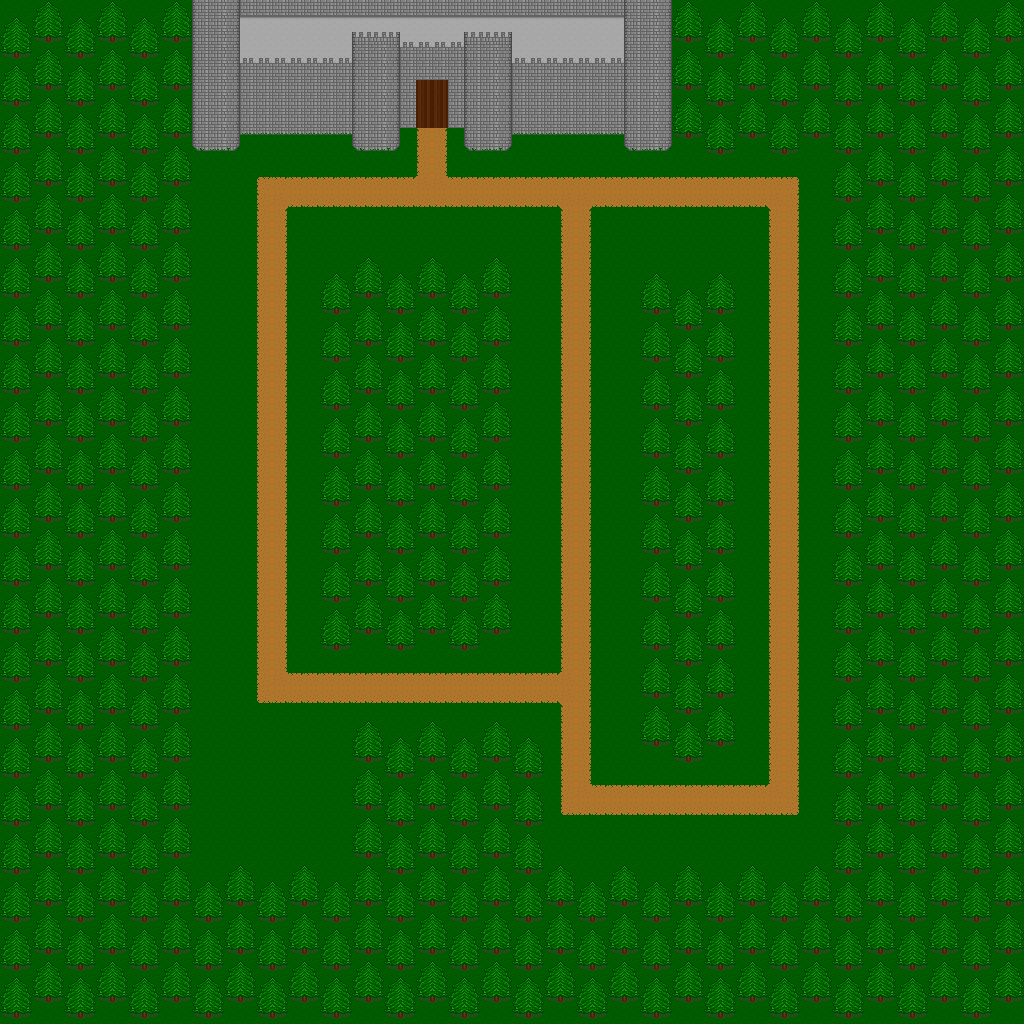

Below is a game level as drawn by its tile map, then a one-line description and the .tmx that defines it (tile-layer data replaced by summaries):
An orthogonal 64x64 tile map with 16x16 px tiles, 2 tile layers (Tile Layer 1, Tile Layer 2).

<map version="1.2" tiledversion="1.2.1" orientation="orthogonal" renderorder="right-down" width="64" height="64" tilewidth="16" tileheight="16" infinite="0" nextlayerid="36" nextobjectid="1">
 <tileset firstgid="1" source="tileset_1.tsx" />
 <layer id="34" name="Tile Layer 1" width="64" height="64">
  <data>[4096 cells, 4093 non-empty, 10 distinct tile ids]</data>
 </layer>
 <layer id="35" name="Tile Layer 2" width="64" height="64">
  <data>[4096 cells, 2816 non-empty, 19 distinct tile ids]</data>
 </layer>
</map>
